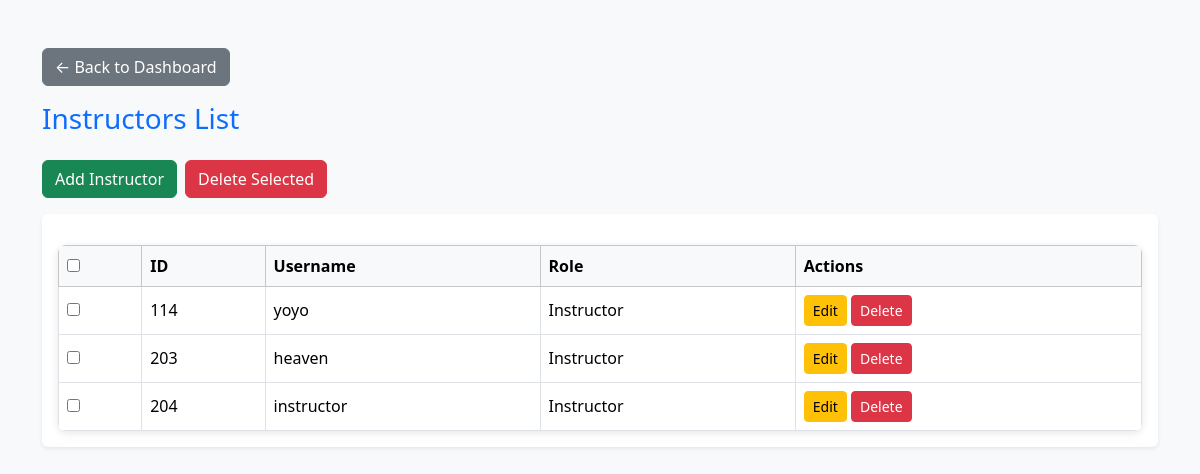
Before: /dashboard/admin/instructors (signed in) with the older database file.
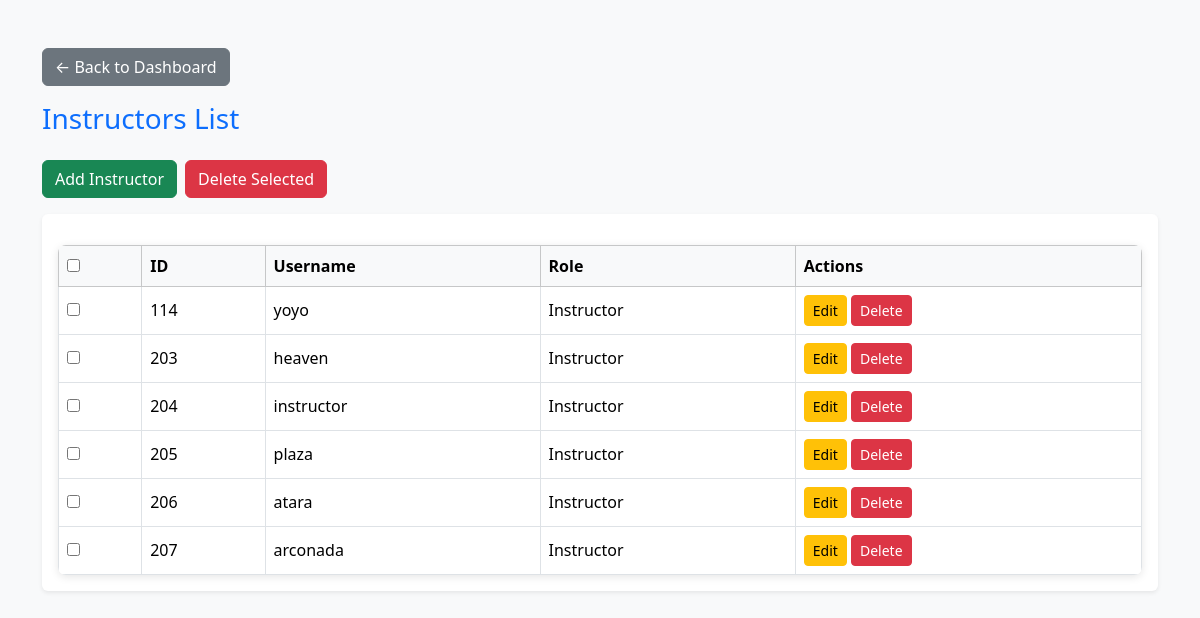
After: the same page with the newer database file.
### app.py (models this page shows)
class User(db.Model):
    id = db.Column(db.Integer, primary_key=True)
    username = db.Column(db.String(50), unique=True, nullable=False)
    password = db.Column(db.String(200), nullable=False)
    role = db.Column(db.String(20), nullable=False)  # Admin/Instructor/Student

### app.py (the view)
@app.route('/dashboard/admin/instructors')
@login_required(role='Admin')
def view_instructors():
    instructors = User.query.filter_by(role='Instructor').all()
    return render_template('instructors.html', instructors=instructors)

### app.py (called while the page is built)
def login_required(role=None):
    def decorator(f):
        @wraps(f)
        def decorated_function(*args, **kwargs):
            if 'user_id' not in session:
                flash("Please log in first.", "danger")
                return redirect(url_for('login'))
            if role and session.get('role') not in (role if isinstance(role, list) else [role]):
                flash("Access denied.", "danger")
                return redirect(url_for('login'))
            return f(*args, **kwargs)
        return decorated_function
    return decorator

### templates/instructors.html (shortened to what this page needs)
<!DOCTYPE html>
<html lang="en">
<head>
<link href="https://cdn.jsdelivr.net/npm/bootstrap@5.3.3/dist/css/bootstrap.min.css" rel="stylesheet">
<link rel="stylesheet" href="{{ url_for('static', filename='css/style.css') }}">
</head>
<body class="bg-light">
<div class="container mt-5">
    <div class="mb-3">
        <a href="{{ url_for('dashboard_admin') }}" class="btn btn-secondary">
            ← Back to Dashboard
        </a>
    </div>
    <h3 class="text-primary mb-4">Instructors List</h3>
    <div class="mb-3 d-flex gap-2">
        <a href="{{ url_for('add_instructor') }}" class="btn btn-success">Add Instructor</a>
        <button type="button" class="btn btn-danger" id="delete-selected" data-bs-toggle="modal" data-bs-target="#confirmDeleteModal">
            Delete Selected
        </button>
    </div>
    <form method="POST" action="{{ url_for('bulk_delete_instructors') }}" id="bulk-delete-form">
        <div class="table-responsive shadow-sm bg-white p-3 rounded">
            <table class="table table-bordered table-hover align-middle mb-0">
                <thead class="table-light">
                    <tr>
                        <th><input type="checkbox" id="select-all"></th>
                        <th>ID</th>
                        <th>Username</th>
                        <th>Role</th>
                        <th>Actions</th>
                    </tr>
                </thead>
                <tbody>
                    {% for instructor in instructors %}
                    <tr>
                        <td><input type="checkbox" name="instructor_ids" value="{{ instructor.id }}"></td>
                        <td>{{ instructor.id }}</td>
                        <td>{{ instructor.username }}</td>
                        <td>{{ instructor.role }}</td>
                        <td>
                            <a href="{{ url_for('edit_instructor', id=instructor.id) }}" class="btn btn-sm btn-warning">Edit</a>
                            <form action="{{ url_for('delete_instructor', id=instructor.id) }}" method="POST" style="display:inline;">
                                <button type="submit" class="btn btn-sm btn-danger" onclick="return confirm('Are you sure you want to delete this instructor?')">Delete</button>
                            </form>
                        </td>
                    </tr>
                    {% else %}
                    <tr>
                        <td colspan="5" class="text-center">No instructors found.</td>
                    </tr>
                    {% endfor %}
                </tbody>
            </table>
        </div>
    </form>
</div>
</body>
</html>

### static/css/style.css (style rules this page uses)
#delete-selected { transition: background-color 0.3s, transform 0.2s; }
.table { border-radius: 8px; overflow: hidden; box-shadow: 0 2px 8px rgba(0,0,0,0.1); }
.table { margin-top: 15px; }

Changed rows visible on the page:
added User: id "205", username "plaza", role "Instructor"
added User: id "206", username "atara", role "Instructor"
added User: id "207", username "arconada", role "Instructor"
